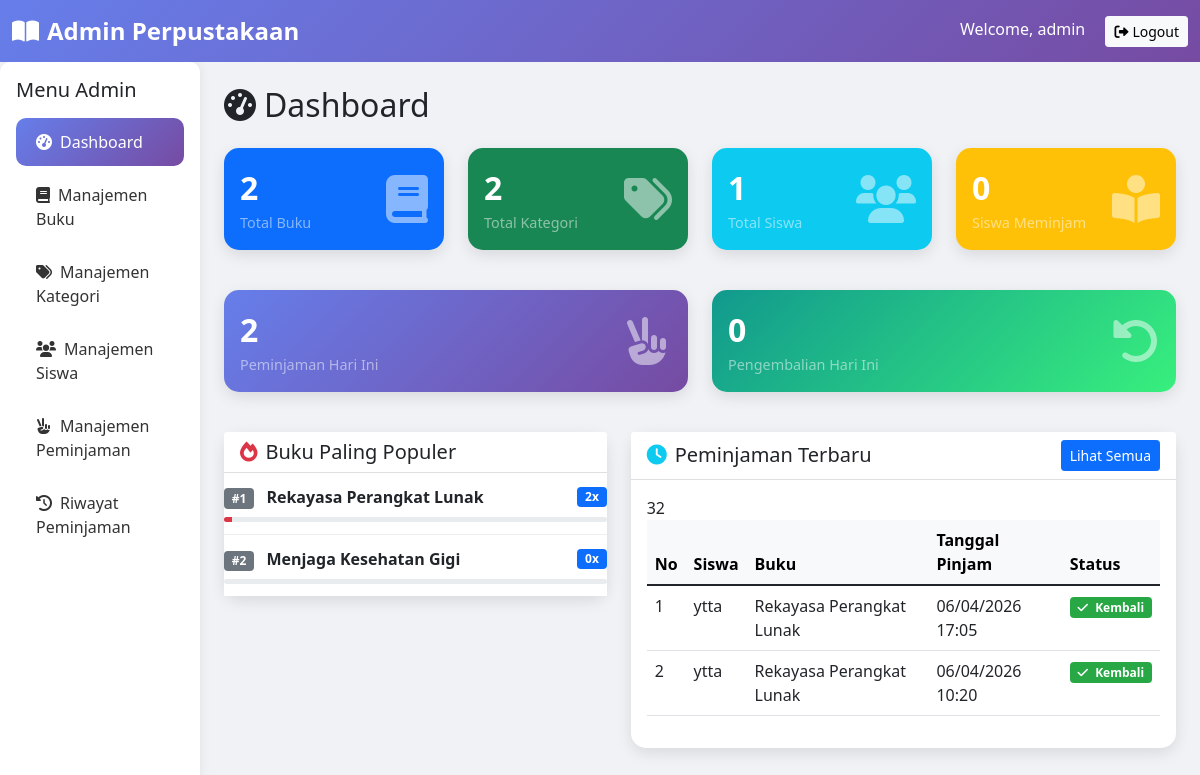
/RILLCUY/admin/dashboard.php (signed in), run on the app's committed database.
### tables this page shows
CREATE TABLE `peminjaman` (
  `id_peminjaman` int(11) NOT NULL,
  `id_siswa` int(11) NOT NULL,
  `id_buku` int(11) NOT NULL,
  `tanggal_peminjaman` datetime NOT NULL,
  `tanggal_kembali` datetime DEFAULT NULL,
  `status` enum('dipinjam','kembali','telat') NOT NULL DEFAULT 'dipinjam'
);

CREATE TABLE `anggota` (
  `id_anggota` int(11) NOT NULL,
  `nisn` varchar(15) NOT NULL,
  `nama_lengkap` varchar(100) NOT NULL,
  `jenis_kelamin` enum('Laki-laki','Perempuan') NOT NULL,
  `kelas` varchar(10) NOT NULL,
  `alamat` text NOT NULL,
  `nomor_tlp` varchar(15) DEFAULT NULL,
  `create_at` timestamp NOT NULL DEFAULT current_timestamp()
);

CREATE TABLE `buku` (
  `id_buku` int(11) NOT NULL,
  `isbn` varchar(15) NOT NULL,
  `judul` varchar(100) NOT NULL,
  `penulis` varchar(150) NOT NULL,
  `penerbit` varchar(200) NOT NULL,
  `tahun_terbit` year(4) NOT NULL,
  `kategori` int(11) NOT NULL,
  `cover` varchar(255) DEFAULT NULL,
  `deskripsi` text DEFAULT NULL,
  `stok` int(11) NOT NULL,
  `create_at` timestamp NOT NULL DEFAULT current_timestamp()
);

### RILLCUY/admin/dashboard.php (the view, shortened to what this page needs)
<?php
require_once '../config/database.php';
$query_buku = "SELECT COUNT(*) as total FROM buku";
$result_buku = mysqli_query($conn, $query_buku);
$total_buku = mysqli_fetch_assoc($result_buku)['total'];
$query_kategori = "SELECT COUNT(*) as total FROM kategori";
$result_kategori = mysqli_query($conn, $query_kategori);
$total_kategori = mysqli_fetch_assoc($result_kategori)['total'];
$query_siswa = "SELECT COUNT(*) as total FROM anggota";
$result_siswa = mysqli_query($conn, $query_siswa);
$total_siswa = mysqli_fetch_assoc($result_siswa)['total'];
$query_meminjam = "SELECT COUNT(DISTINCT id_siswa) as total FROM peminjaman WHERE status = 'dipinjam'";
$result_meminjam = mysqli_query($conn, $query_meminjam);
$total_meminjam = mysqli_fetch_assoc($result_meminjam)['total'];
$query_pinjam_hari_ini = "SELECT COUNT(*) as total FROM peminjaman WHERE DATE(tanggal_peminjaman) = CURDATE()";
$result_pinjam_hari_ini = mysqli_query($conn, $query_pinjam_hari_ini);
$pinjam_hari_ini = mysqli_fetch_assoc($result_pinjam_hari_ini)['total'];
$query_kembali_hari_ini = "SELECT COUNT(*) as total FROM peminjaman WHERE DATE(tanggal_kembali) = CURDATE()";
$result_kembali_hari_ini = mysqli_query($conn, $query_kembali_hari_ini);
$kembali_hari_ini = mysqli_fetch_assoc($result_kembali_hari_ini)['total'];
$query_populer = "SELECT b.judul, COUNT(p.id_peminjaman) as total_pinjam
                  FROM buku b
                  LEFT JOIN peminjaman p ON b.id_buku = p.id_buku
                  GROUP BY b.id_buku
                  ORDER BY total_pinjam DESC
                  LIMIT 5";
$result_populer = mysqli_query($conn, $query_populer);
$query_terbaru = "SELECT p.*, a.nama_lengkap, b.judul
                  FROM peminjaman p
                  JOIN anggota a ON p.id_siswa = a.id_anggota
                  JOIN buku b ON p.id_buku = b.id_buku
                  ORDER BY p.tanggal_peminjaman DESC
                  LIMIT 5";
$result_terbaru = mysqli_query($conn, $query_terbaru);
?>
<!DOCTYPE html>
<html lang="id">
<head>
    <link href="https://cdn.jsdelivr.net/npm/bootstrap@5.1.3/dist/css/bootstrap.min.css" rel="stylesheet">
    <link rel="stylesheet" href="https://cdnjs.cloudflare.com/ajax/libs/font-awesome/6.0.0/css/all.min.css">
</head>
<body>
<nav class="navbar navbar-custom navbar-expand-lg">
    <div class="container-fluid">
        <a class="navbar-brand" href="dashboard.php"><i class="fas fa-book-open me-2"></i>Admin Perpustakaan</a>
        <div class="ms-auto">
            <span class="text-white me-3">Welcome, <?php echo $_SESSION['username']; ?></span>
            <a href="../logout.php" class="btn btn-light btn-sm"><i class="fas fa-sign-out-alt me-1"></i>Logout</a>
        </div>
    </div>
</nav>
<div class="container-fluid">
    <div class="row">
        <div class="col-md-2 p-0">
            <div class="sidebar p-3">
                <h5 class="mb-3">Menu Admin</h5>
                <a href="dashboard.php" class="nav-link active"><i class="fas fa-tachometer-alt me-2"></i>Dashboard</a>
                <a href="buku.php" class="nav-link"><i class="fas fa-book me-2"></i>Manajemen Buku</a>
                <a href="kategori.php" class="nav-link"><i class="fas fa-tags me-2"></i>Manajemen Kategori</a>
                <a href="siswa.php" class="nav-link"><i class="fas fa-users me-2"></i>Manajemen Siswa</a>
                <a href="peminjaman.php" class="nav-link"><i class="fas fa-hand-peace me-2"></i>Manajemen Peminjaman</a>
                <a href="riwayat.php" class="nav-link"><i class="fas fa-history me-2"></i>Riwayat Peminjaman</a>
            </div>
        </div>
        <div class="col-md-10 p-4">
            <h2 class="mb-4"><i class="fas fa-tachometer-alt me-2"></i>Dashboard</h2>
            <div class="row mb-4">
                <div class="col-md-3 mb-3">
                    <div class="card-dashboard bg-primary text-white p-3">
                        <div class="d-flex justify-content-between align-items-center">
                            <div>
                                <div class="stat-number"><?php echo $total_buku; ?></div>
                                <div class="stat-label text-white-50">Total Buku</div>
                            </div>
                            <i class="fas fa-book fa-3x opacity-50"></i>
                        </div>
                    </div>
                </div>
                <div class="col-md-3 mb-3">
                    <div class="card-dashboard bg-success text-white p-3">
                        <div class="d-flex justify-content-between align-items-center">
                            <div>
                                <div class="stat-number"><?php echo $total_kategori; ?></div>
                                <div class="stat-label text-white-50">Total Kategori</div>
                            </div>
                            <i class="fas fa-tags fa-3x opacity-50"></i>
                        </div>
                    </div>
                </div>
                <div class="col-md-3 mb-3">
                    <div class="card-dashboard bg-info text-white p-3">
                        <div class="d-flex justify-content-between align-items-center">
                            <div>
                                <div class="stat-number"><?php echo $total_siswa; ?></div>
                                <div class="stat-label text-white-50">Total Siswa</div>
                            </div>
                            <i class="fas fa-users fa-3x opacity-50"></i>
                        </div>
                    </div>
                </div>
                <div class="col-md-3 mb-3">
                    <div class="card-dashboard bg-warning text-white p-3">
                        <div class="d-flex justify-content-between align-items-center">
                            <div>
                                <div class="stat-number"><?php echo $total_meminjam; ?></div>
                                <div class="stat-label text-white-50">Siswa Meminjam</div>
                            </div>
                            <i class="fas fa-book-reader fa-3x opacity-50"></i>
                        </div>
                    </div>
                </div>
            </div>
            <div class="row mb-4">
                <div class="col-md-6 mb-3">
                    <div class="card-dashboard" style="background: linear-gradient(135deg, #667eea 0%, #764ba2 100%); color: white;">
                        <div class="p-3">
                            <div class="d-flex justify-content-between align-items-center">
                                <div>
                                    <div class="stat-number"><?php echo $pinjam_hari_ini; ?></div>
                                    <div class="stat-label text-white-50">Peminjaman Hari Ini</div>
                                </div>
                                <i class="fas fa-hand-peace fa-3x opacity-50"></i>
                            </div>
                        </div>
                    </div>
                </div>
                <div class="col-md-6 mb-3">
                    <div class="card-dashboard" style="background: linear-gradient(135deg, #11998e 0%, #38ef7d 100%); color: white;">
                        <div class="p-3">
                            <div class="d-flex justify-content-between align-items-center">
                                <div>
                                    <div class="stat-number"><?php echo $kembali_hari_ini; ?></div>
                                    <div class="stat-label text-white-50">Pengembalian Hari Ini</div>
                                </div>
                                <i class="fas fa-undo-alt fa-3x opacity-50"></i>
                            </div>
                        </div>
                    </div>
                </div>
            </div>
            <div class="row mb-4">
                <div class="col-md-5 mb-3">
                    <div class="card">
                        <div class="card-header bg-white">
                            <h5 class="mb-0"><i class="fas fa-fire me-2 text-danger"></i>Buku Paling Populer</h5>
                        </div>
                        <div class="card-body p-0">
                            <div class="list-group list-group-flush">
                                <?php
                                $no = 1;
                                while($populer = mysqli_fetch_assoc($result_populer)):
                                    $persen = $populer['total_pinjam'] > 0 ? round(($populer['total_pinjam'] / 100) * 100) : 0;
                                ?>
                                <div class="list-group-item">
                                    <div class="d-flex justify-content-between align-items-center">
                                        <div>
                                            <span class="badge bg-secondary me-2">#<?php echo $no++; ?></span>
                                            <strong><?php echo $populer['judul']; ?></strong>
                                        </div>
                                        <span class="badge bg-primary"><?php echo $populer['total_pinjam']; ?>x</span>
                                    </div>
                                    <div class="progress mt-2" style="height: 5px;">
                                        <div class="progress-bar bg-danger" style="width: <?php echo $persen; ?>%"></div>
                                    </div>
                                </div>
                                <?php endwhile; ?>
                            </div>
                        </div>
                    </div>
                </div>
                <div class="col-md-7 mb-3">
                    <div class="card">
                        <div class="card-header bg-white d-flex justify-content-between align-items-center">
                            <h5 class="mb-0"><i class="fas fa-clock me-2 text-info"></i>Peminjaman Terbaru</h5>
                            <a href="peminjaman.php" class="btn btn-sm btn-primary">Lihat Semua</a>
                        </div>
                        <div class="card-body">
                            <div class="table-responsive">
                                <table class="table table-hover">
                                    <thead class="table-light">
                                            <th>No</th>
                                            <th>Siswa</th>
                                            <th>Buku</th>
                                            <th>Tanggal Pinjam</th>
                                            <th>Status</th>
                                    </thead>
                                    <tbody>
                                        <?php
                                        $no = 1;
                                        while($terbaru = mysqli_fetch_assoc($result_terbaru)):
                                            $status_class = $terbaru['status'] == 'dipinjam' ? 'badge-pinjam' : ($terbaru['status'] == 'telat' ? 'badge-telat' : 'badge-kembali');
                                            $status_icon = $terbaru['status'] == 'dipinjam' ? 'fa-book' : ($terbaru['status'] == 'telat' ? 'fa-exclamation-triangle' : 'fa-check');
                                        ?>
                                        <tr>
                                            <td><?php echo $no++; ?></td>
                                            <td><?php echo $terbaru['nama_lengkap']; ?></td>
                                            <td><?php echo $terbaru['judul']; ?></td>
                                            <td><?php echo date('d/m/Y H:i', strtotime($terbaru['tanggal_peminjaman'])); ?></td>
                                            <td>
                                                <span class="badge <?php echo $status_class; ?>">
                                                    <i class="fas <?php echo $status_icon; ?> me-1"></i>
                                                    <?php echo ucfirst($terbaru['status']); ?>
                                                </span>
                                            </td>
                                        </tr>
                                        <?php endwhile; ?>
                                    </tbody>
                                </table>
                            </div>
                        </div>
                    </div>
                </div>
            </div>
        </div>
    </div>
</div>
</body>
</html>

### RILLCUY/admin/dashboard.php (style rules this page uses)
body { background-color: #f0f2f5; font-family: 'Segoe UI', Tahoma, Geneva, Verdana, sans-serif; }
.navbar-custom { background: linear-gradient(135deg, #667eea 0%, #764ba2 100%); }
.navbar-custom .navbar-brand { color: white; font-weight: bold; font-size: 1.5rem; }
.sidebar { background: white; min-height: 100vh; box-shadow: 2px 0 10px rgba(0,0,0,0.05); border-radius: 10px; }
.sidebar .nav-link { color: #333; padding: 12px 20px; margin: 5px 0; border-radius: 10px; transition: all 0.3s; }
.sidebar .nav-link:hover, .sidebar .nav-link.active { background: linear-gradient(135deg, #667eea 0%, #764ba2 100%); color: white; }
.card-dashboard { border-radius: 15px; border: none; box-shadow: 0 5px 15px rgba(0,0,0,0.1); transition: transform 0.3s; }
.card { border-radius: 15px; border: none; box-shadow: 0 5px 15px rgba(0,0,0,0.1); }
.stat-number { font-size: 2rem; font-weight: bold; }
.stat-label { font-size: 0.9rem; color: #666; }
.list-group-item { border: none; padding: 12px 0; border-bottom: 1px solid #eee; }
.list-group-item:last-child { border-bottom: none; }
.badge-kembali { background-color: #28a745; color: #fff; }

### data on the page
peminjaman: id_siswa.nama_lengkap "ytta", id_buku.judul "Rekayasa Perangkat Lunak", tanggal_peminjaman "06/04/2026 17:05", status "Kembali"
peminjaman: id_siswa.nama_lengkap "ytta", id_buku.judul "Rekayasa Perangkat Lunak", tanggal_peminjaman "06/04/2026 10:20", status "Kembali"

### other printed values
$_SESSION['username'] "admin"
$total_buku "2"
$total_kategori "2"
$total_siswa "1"
$total_meminjam "0"
$pinjam_hari_ini "2"
$kembali_hari_ini "0"
$populer['judul'] "Rekayasa Perangkat Lunak"
$populer['total_pinjam'] "2"
$populer['judul'] "Menjaga Kesehatan Gigi"
$populer['total_pinjam'] "0"
